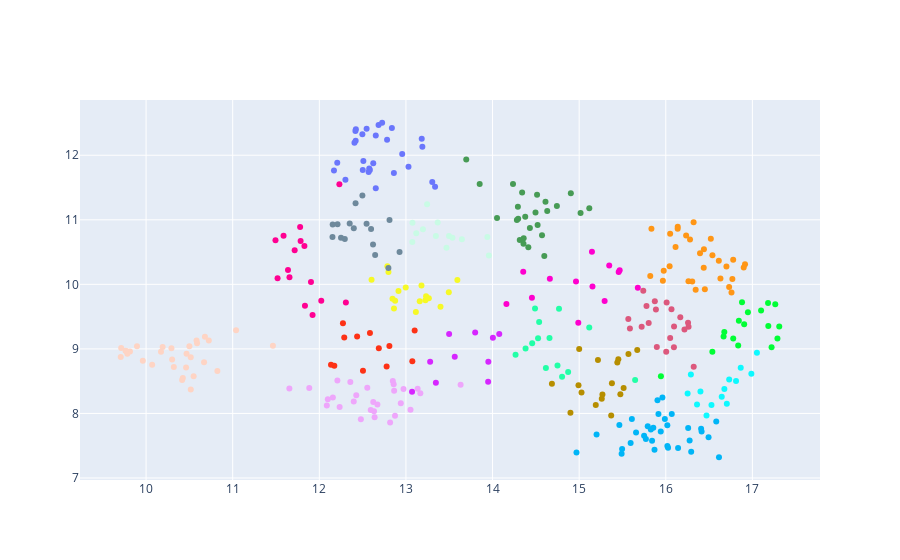

The notebook cell this image was saved under:
### Code cell
fig = go.Figure(data=go.Scatter(x=Xr[:, 0],
                                y=Xr[:, 1],
                                mode='markers',
                                text=[f'{label}|{n_token}' for label, n_token in zip(aggr.label, aggr.n_texts)],
                                marker_color=plotly_color_categorical_values(cluster)))


fig.show()

### Figure 1 — Plotly figure (JSON) as saved in the notebook; plotly's stock layout.template omitted (floating-point values rounded to 4 significant figures; data arrays with more than 128 entries replaced by an {"elided": "..."} marker saying what was removed)
{"data": [{"marker": {"color": {"elided": "352 str values"}}, "mode": "markers", "text": {"elided": "352 str values"}, "type": "scatter", "x": {"elided": "352 float values"}, "y": {"elided": "352 float values"}}], "layout": {}}
